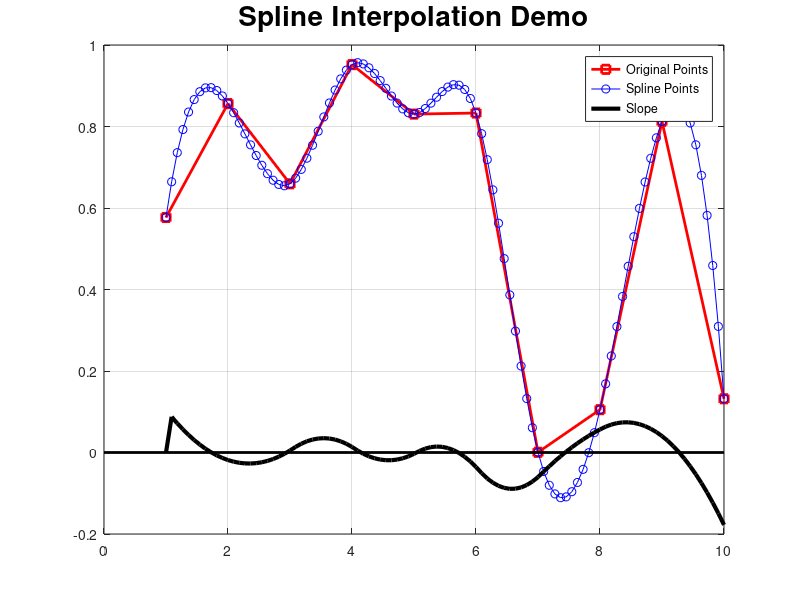

This chart was generated by the following MATLAB code:
% Ex spline interpolation (once we have skeleton).
% Initialise
clc; 
close all; 
clear all; 
workspace; % Display workspace panel.

% Create the original knot points.
lengthX = 10;
x = 1:lengthX;
y = rand (lengthX,1);
% Plot it and show how the line has sharp bends.
plot(x, y, '-sr', 'LineWidth', 2);
set(gcf, 'Position', get(0,'Screensize')); % Maximise figure.

% Use splines to interpolate a smoother curve,
% with 10 times as many points,
% that goes exactly through the same data points.
samplingRateIncrease = 10;
newXSamplePoints = linspace(1, lengthX, lengthX * samplingRateIncrease);
smoothedY = spline(x, y, newXSamplePoints);

% Plot smoothedY and show how the line is
% smooth, and has no sharp bends.
hold on; % Don't destroy the first curve we plotted.
plot(newXSamplePoints, smoothedY, '-ob');
title('Spline Interpolation Demo', 'FontSize', 20);

legend('Original Points', 'Spline Points');

% Mathworks Demo code from their Help
% x = 0:10;
% y = sin(x);
% xx = 0:.25:10;
% yy = spline(x,y,xx);
% plot(x,y,'o',xx,yy)

slopes = [0, diff(smoothedY)];
plot(newXSamplePoints, slopes, 'k-', 'LineWidth', 3);
% Draw x axis
line(xlim, [0,0], 'Color', 'k', 'LineWidth', 2);
grid on;

legend('Original Points', 'Spline Points', 'Slope');
